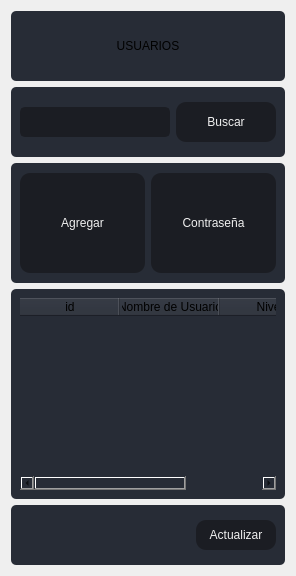
                  <widget class="QWidget" name="page_usuarios">
                   <layout class="QVBoxLayout" name="verticalLayout_37">
                    <item>
                     <widget class="QFrame" name="frame_15">
                      <property name="minimumSize">
                       <size>
                        <width>0</width>
                        <height>70</height>
                       </size>
                      </property>
                      <property name="maximumSize">
                       <size>
                        <width>16777215</width>
                        <height>70</height>
                       </size>
                      </property>
                      <property name="styleSheet">
                       <string notr="true">background-color: rgb(39, 44, 54);
border-radius: 5px;</string>
                      </property>
                      <property name="frameShape">
                       <enum>QFrame::StyledPanel</enum>
                      </property>
                      <property name="frameShadow">
                       <enum>QFrame::Raised</enum>
                      </property>
                      <layout class="QVBoxLayout" name="verticalLayout_38">
                       <item>
                        <layout class="QVBoxLayout" name="verticalLayout_39">
                         <item>
                          <widget class="QLabel" name="label_14">
                           <property name="styleSheet">
                            <string notr="true">font: 75 20pt &quot;MS Shell Dlg 2&quot;;</string>
                           </property>
                           <property name="text">
                            <string>USUARIOS</string>
                           </property>
                           <property name="alignment">
                            <set>Qt::AlignCenter</set>
                           </property>
                          </widget>
                         </item>
                        </layout>
                       </item>
                      </layout>
                     </widget>
                    </item>
                    <item>
                     <widget class="QFrame" name="frame_11">
                      <property name="minimumSize">
                       <size>
                        <width>0</width>
                        <height>70</height>
                       </size>
                      </property>
                      <property name="maximumSize">
                       <size>
                        <width>16777215</width>
                        <height>70</height>
                       </size>
                      </property>
                      <property name="styleSheet">
                       <string notr="true">background-color: rgb(39, 44, 54);
border-radius: 5px;</string>
                      </property>
                      <property name="frameShape">
                       <enum>QFrame::StyledPanel</enum>
                      </property>
                      <property name="frameShadow">
                       <enum>QFrame::Raised</enum>
                      </property>
                      <layout class="QHBoxLayout" name="horizontalLayout_14">
                       <item>
                        <layout class="QHBoxLayout" name="horizontalLayout">
                         <item>
                          <widget class="QLineEdit" name="buscarUsuarios">
                           <property name="minimumSize">
                            <size>
                             <width>0</width>
                             <height>30</height>
                            </size>
                           </property>
                           <property name="styleSheet">
                            <string notr="true">QLineEdit {
	background-color: rgb(27, 29, 35);
	border-radius: 5px;
	border: 2px solid rgb(27, 29, 35);
	padding-left: 10px;
}
QLineEdit:hover {
	border: 2px solid rgb(64, 71, 88);
}
QLineEdit:focus {
	border: 2px solid rgb(91, 101, 124);
}</string>
                           </property>
                           <property name="clearButtonEnabled">
                            <bool>true</bool>
                           </property>
                          </widget>
                         </item>
                         <item>
                          <widget class="QPushButton" name="btnBuscarUsuario">
                           <property name="minimumSize">
                            <size>
                             <width>100</width>
                             <height>40</height>
                            </size>
                           </property>
                           <property name="styleSheet">
                            <string notr="true">QPushButton {
	border-color: rgb(27, 29, 35);
	font: 75 10pt &quot;MS Shell Dlg 2&quot;;
	color: rgb(240, 240, 240);
	background-color: rgb(27, 29, 35);
	border: 0px solid;
	border-radius: 10px;	
}
QPushButton:hover {
	background-color:rgb(44, 49, 60);
	border-color: rgb(27, 29, 35);
	border: 2px solid;
}</string>
                           </property>
                           <property name="text">
                            <string>Buscar</string>
                           </property>
                           <property name="icon">
                            <iconset resource="files.qrc">
                             <normaloff>:/16x16/icons/16x16/cil-magnifying-glass.png</normaloff>:/16x16/icons/16x16/cil-magnifying-glass.png</iconset>
                           </property>
                          </widget>
                         </item>
                        </layout>
                       </item>
                      </layout>
                     </widget>
                    </item>
                    <item>
                     <widget class="QFrame" name="frame_14">
                      <property name="minimumSize">
                       <size>
                        <width>0</width>
                        <height>120</height>
                       </size>
                      </property>
                      <property name="maximumSize">
                       <size>
                        <width>16777215</width>
                        <height>120</height>
                       </size>
                      </property>
                      <property name="styleSheet">
                       <string notr="true">background-color: rgb(39, 44, 54);
border-radius: 5px;</string>
                      </property>
                      <property name="frameShape">
                       <enum>QFrame::StyledPanel</enum>
                      </property>
                      <property name="frameShadow">
                       <enum>QFrame::Raised</enum>
                      </property>
                      <layout class="QHBoxLayout" name="horizontalLayout_19">
                       <item>
                        <layout class="QHBoxLayout" name="horizontalLayout_16">
                         <item>
                          <widget class="QPushButton" name="btnAgregarUsuario">
                           <property name="minimumSize">
                            <size>
                             <width>90</width>
                             <height>100</height>
                            </size>
                           </property>
                           <property name="styleSheet">
                            <string notr="true">QPushButton {
	border-color: rgb(27, 29, 35);
	font: 75 16pt &quot;MS Shell Dlg 2&quot;;
	color: rgb(240, 240, 240);
	background-color: rgb(27, 29, 35);
	border: 0px solid;
	border-radius: 10px;	
}
QPushButton:hover {
	background-color:rgb(44, 49, 60);
	border-color: rgb(27, 29, 35);
	border: 2px solid;
}</string>
                           </property>
                           <property name="text">
                            <string>Agregar</string>
                           </property>
                           <property name="icon">
                            <iconset resource="files.qrc">
                             <normaloff>:/80x80/icons/80x80/ct-usuarios.png</normaloff>:/80x80/icons/80x80/ct-usuarios.png</iconset>
                           </property>
                           <property name="iconSize">
                            <size>
                             <width>80</width>
                             <height>80</height>
                            </size>
                           </property>
                          </widget>
                         </item>
                         <item>
                          <widget class="QPushButton" name="btnContraUsuario">
                           <property name="minimumSize">
                            <size>
                             <width>0</width>
                             <height>100</height>
                            </size>
                           </property>
                           <property name="styleSheet">
                            <string notr="true">QPushButton {
	border-color: rgb(27, 29, 35);
	font: 75 16pt &quot;MS Shell Dlg 2&quot;;
	color: rgb(240, 240, 240);
	background-color: rgb(27, 29, 35);
	border: 0px solid;
	border-radius: 10px;	
}
QPushButton:hover {
	background-color:rgb(44, 49, 60);
	border-color: rgb(27, 29, 35);
	border: 2px solid;
}</string>
                           </property>
                           <property name="text">
                            <string>Contraseña</string>
                           </property>
                           <property name="icon">
                            <iconset resource="files.qrc">
                             <normaloff>:/80x80/icons/80x80/ct-contraseña.png</normaloff>:/80x80/icons/80x80/ct-contraseña.png</iconset>
                           </property>
                           <property name="iconSize">
                            <size>
                             <width>80</width>
                             <height>80</height>
                            </size>
                           </property>
                          </widget>
                         </item>
                        </layout>
                       </item>
                      </layout>
                     </widget>
                    </item>
                    <item>
                     <widget class="QFrame" name="frame_16">
                      <property name="styleSheet">
                       <string notr="true">background-color: rgb(39, 44, 54);
border-radius: 5px;</string>
                      </property>
                      <property name="frameShape">
                       <enum>QFrame::StyledPanel</enum>
                      </property>
                      <property name="frameShadow">
                       <enum>QFrame::Raised</enum>
                      </property>
                      <layout class="QVBoxLayout" name="verticalLayout_28">
                       <item>
                        <widget class="QTableWidget" name="table_usuarios">
                         <property name="styleSheet">
                          <string notr="true">QTableWidget {	
	background-color: rgb(39, 44, 54);
	padding: 10px;
	border-radius: 5px;
	gridline-color: rgb(44, 49, 60);
	border-bottom: 1px solid rgb(44, 49, 60);
}
QTableWidget::item{
	border-color: rgb(44, 49, 60);
	padding-left: 5px;
	padding-right: 5px;
	gridline-color: rgb(44, 49, 60);
}
QTableWidget::item:selected{
	background-color: rgb(85, 170, 255);
}
QScrollBar:horizontal {
    border: none;
    background: rgb(52, 59, 72);
    height: 14px;
    margin: 0px 21px 0 21px;
	border-radius: 0px;
}
 QScrollBar:vertical {
	border: none;
    background: rgb(52, 59, 72);
    width: 14px;
    margin: 21px 0 21px 0;
	border-radius: 0px;
 }
QHeaderView::section{
	Background-color: rgb(39, 44, 54);
	max-width: 30px;
	border: 1px solid rgb(44, 49, 60);
	border-style: none;
    border-bottom: 1px solid rgb(44, 49, 60);
    border-right: 1px solid rgb(44, 49, 60);
}
QTableWidget::horizontalHeader {	
	background-color: rgb(81, 255, 0);
}
QHeaderView::section:horizontal
{
    border: 1px solid rgb(32, 34, 42);
	background-color: rgb(27, 29, 35);
	padding: 3px;
	border-top-left-radius: 7px;
    border-top-right-radius: 7px;
}
QHeaderView::section:vertical
{
    border: 1px solid rgb(44, 49, 60);
}
font: 12pt &quot;MS Shell Dlg 2&quot;;
color: rgb(255, 255, 255);</string>
                         </property>
                         <column>
                          <property name="text">
                           <string>id</string>
                          </property>
                         </column>
                         <column>
                          <property name="text">
                           <string>Nombre de Usuario</string>
                          </property>
                         </column>
                         <column>
                          <property name="text">
                           <string>Nivel</string>
                          </property>
                         </column>
                        </widget>
                       </item>
                      </layout>
                     </widget>
                    </item>
                    <item>
                     <widget class="QFrame" name="frame_17">
                      <property name="minimumSize">
                       <size>
                        <width>0</width>
                        <height>60</height>
                       </size>
                      </property>
                      <property name="maximumSize">
                       <size>
                        <width>16777215</width>
                        <height>60</height>
                       </size>
                      </property>
                      <property name="styleSheet">
                       <string notr="true">background-color: rgb(39, 44, 54);
border-radius: 5px;</string>
                      </property>
                      <property name="frameShape">
                       <enum>QFrame::StyledPanel</enum>
                      </property>
                      <property name="frameShadow">
                       <enum>QFrame::Raised</enum>
                      </property>
                      <layout class="QHBoxLayout" name="horizontalLayout_21">
                       <item>
                        <layout class="QHBoxLayout" name="horizontalLayout_20">
                         <item>
                          <spacer name="horizontalSpacer">
                           <property name="orientation">
                            <enum>Qt::Horizontal</enum>
                           </property>
                           <property name="sizeHint" stdset="0">
                            <size>
                             <width>40</width>
                             <height>20</height>
                            </size>
                           </property>
                          </spacer>
                         </item>
                         <item>
                          <widget class="QPushButton" name="btnActualizarTablaUsuarios">
                           <property name="minimumSize">
                            <size>
                             <width>80</width>
                             <height>30</height>
                            </size>
                           </property>
                           <property name="styleSheet">
                            <string notr="true">QPushButton {
	border-color: rgb(27, 29, 35);
	font: 75 8pt &quot;MS Shell Dlg 2&quot;;
	color: rgb(240, 240, 240);
	background-color: rgb(27, 29, 35);
	border: 0px solid;
	border-radius: 10px;	
}
QPushButton:hover {
	background-color:rgb(44, 49, 60);
	border-color: rgb(27, 29, 35);
	border: 2px solid;
}</string>
                           </property>
                           <property name="text">
                            <string>Actualizar</string>
                           </property>
                           <property name="icon">
                            <iconset resource="files.qrc">
                             <normaloff>:/16x16/icons/16x16/cil-loop-circular.png</normaloff>:/16x16/icons/16x16/cil-loop-circular.png</iconset>
                           </property>
                          </widget>
                         </item>
                        </layout>
                       </item>
                      </layout>
                     </widget>
                    </item>
                   </layout>
                  </widget>
